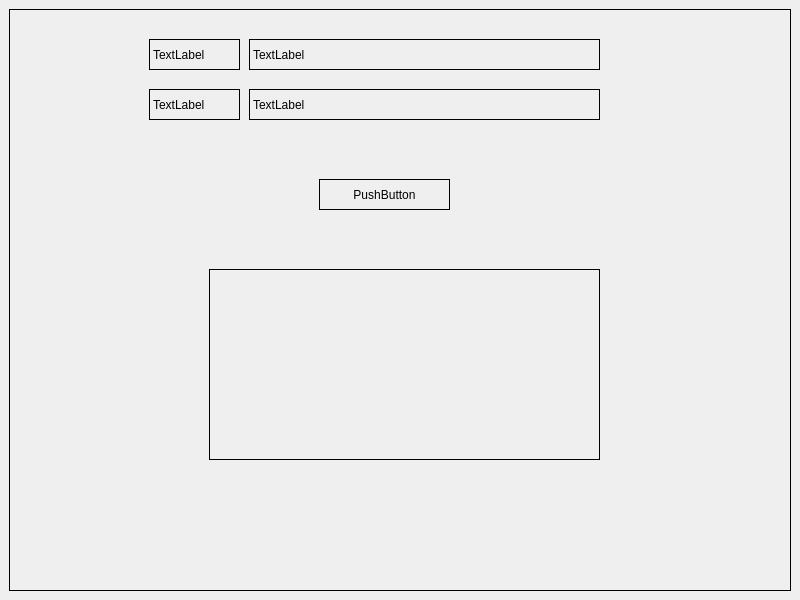
<?xml version="1.0" encoding="UTF-8"?>
<ui version="4.0">
 <class>MainWindow</class>
 <widget class="QMainWindow" name="MainWindow">
  <property name="geometry">
   <rect>
    <x>0</x>
    <y>0</y>
    <width>800</width>
    <height>600</height>
   </rect>
  </property>
  <property name="windowTitle">
   <string>MainWindow</string>
  </property>
  <widget class="QWidget" name="centralwidget">
   <layout class="QGridLayout" name="gridLayout">
    <item row="0" column="0">
     <widget class="QFrame" name="frame">
      <property name="styleSheet">
       <string notr="true">border: 1px solid black;</string>
      </property>
      <property name="frameShape">
       <enum>QFrame::StyledPanel</enum>
      </property>
      <property name="frameShadow">
       <enum>QFrame::Raised</enum>
      </property>
      <widget class="QLabel" name="label_4">
       <property name="geometry">
        <rect>
         <x>240</x>
         <y>80</y>
         <width>351</width>
         <height>31</height>
        </rect>
       </property>
       <property name="styleSheet">
        <string notr="true">border: 1px solid black;</string>
       </property>
       <property name="text">
        <string>TextLabel</string>
       </property>
      </widget>
      <widget class="QPushButton" name="pushButton">
       <property name="geometry">
        <rect>
         <x>310</x>
         <y>170</y>
         <width>131</width>
         <height>31</height>
        </rect>
       </property>
       <property name="text">
        <string>PushButton</string>
       </property>
      </widget>
      <widget class="QLabel" name="label_2">
       <property name="geometry">
        <rect>
         <x>240</x>
         <y>30</y>
         <width>351</width>
         <height>31</height>
        </rect>
       </property>
       <property name="styleSheet">
        <string notr="true">border: 1px solid black;</string>
       </property>
       <property name="text">
        <string>TextLabel</string>
       </property>
      </widget>
      <widget class="QLabel" name="label">
       <property name="geometry">
        <rect>
         <x>140</x>
         <y>30</y>
         <width>91</width>
         <height>31</height>
        </rect>
       </property>
       <property name="styleSheet">
        <string notr="true">border: 1px solid black;</string>
       </property>
       <property name="text">
        <string>TextLabel</string>
       </property>
      </widget>
      <widget class="QLabel" name="label_3">
       <property name="geometry">
        <rect>
         <x>140</x>
         <y>80</y>
         <width>91</width>
         <height>31</height>
        </rect>
       </property>
       <property name="styleSheet">
        <string notr="true">border: 1px solid black;</string>
       </property>
       <property name="text">
        <string>TextLabel</string>
       </property>
      </widget>
      <widget class="QFrame" name="frame_2">
       <property name="geometry">
        <rect>
         <x>200</x>
         <y>260</y>
         <width>391</width>
         <height>191</height>
        </rect>
       </property>
       <property name="sizePolicy">
        <sizepolicy hsizetype="Expanding" vsizetype="Expanding">
         <horstretch>0</horstretch>
         <verstretch>0</verstretch>
        </sizepolicy>
       </property>
       <property name="styleSheet">
        <string notr="true">border: 1px solid black;</string>
       </property>
       <property name="frameShape">
        <enum>QFrame::StyledPanel</enum>
       </property>
       <property name="frameShadow">
        <enum>QFrame::Raised</enum>
       </property>
      </widget>
     </widget>
    </item>
   </layout>
  </widget>
  <widget class="QMenuBar" name="menubar">
   <property name="geometry">
    <rect>
     <x>0</x>
     <y>0</y>
     <width>800</width>
     <height>21</height>
    </rect>
   </property>
  </widget>
 </widget>
 <resources/>
 <connections/>
</ui>
